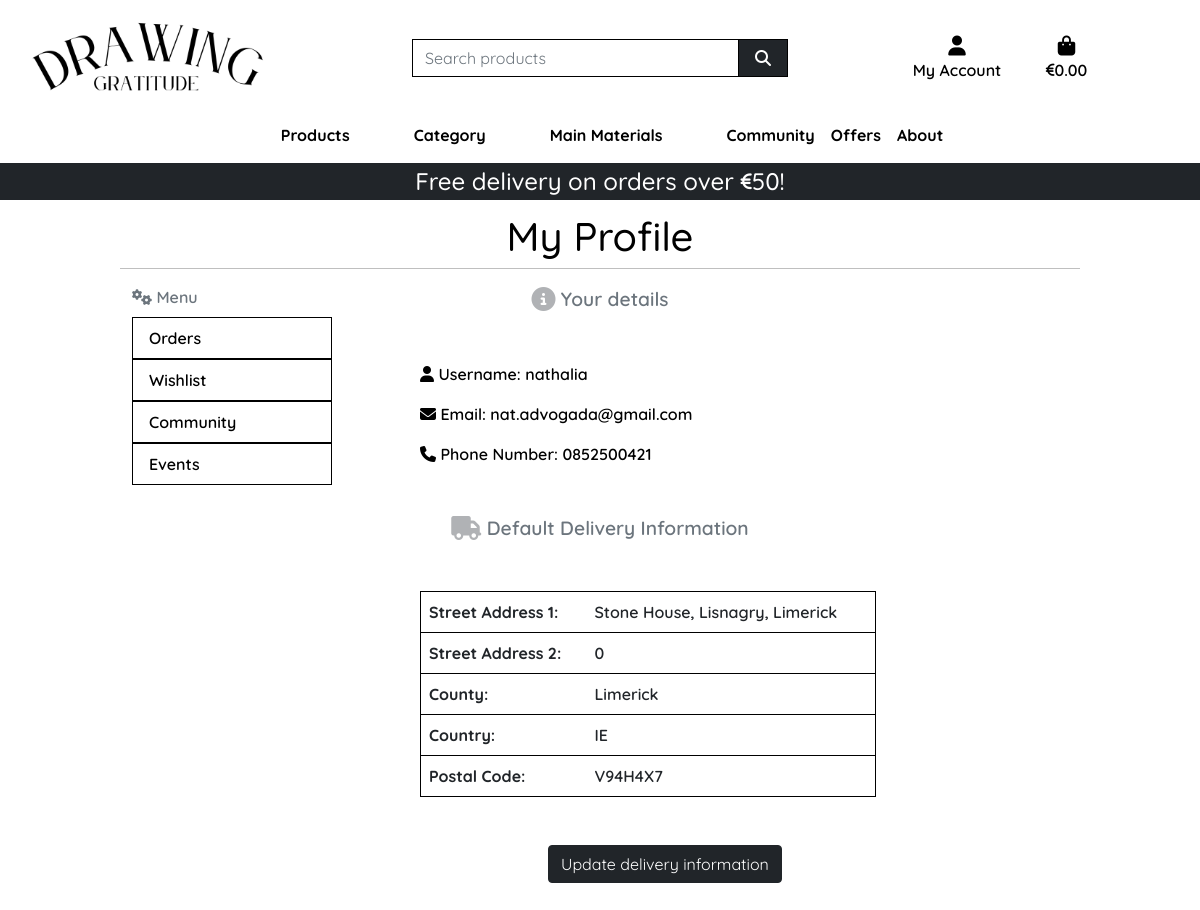
/profile/ (signed in), run on the app's committed database.
### profiles/models.py (models this page shows, shortened)
class UserProfile(models.Model):
    user = models.OneToOneField(User, on_delete=models.CASCADE)
    default_phone_number = models.CharField(max_length=20, null=True, blank=True)
    default_street_address1 = models.CharField(max_length=80, null=True, blank=True)
    default_street_address2 = models.CharField(max_length=80, null=True, blank=True)
    default_town_or_city = models.CharField(max_length=40, null=True, blank=True)
    default_county = models.CharField(max_length=80, null=True, blank=True)
    default_country = CountryField(blank_label='Country', null=True, blank=True)
    default_postcode = models.CharField(max_length=20, null=True, blank=True)

### profiles/views.py (the view)
# urls.py: path('profile/', include('profiles.urls')),
def profile(request):
    if request.user.is_authenticated:
        user_info = UserProfile.objects.get(user=request.user)
    template = 'profiles/profile.html'
    context = {
        'on_profile_page': True,
        'user_info': user_info,
    }
    return render(request, template, context)

### bag/contexts.py (called while the page is built, shortened)
def bag_contents(request):
    bag_items = []
    total = 0
    total_discounted_price = 0
    product_count = 0
    bag = request.session.get('bag', {})
    delivery = total * Decimal(settings.STANDARD_DELIVERY_PERCENTAGE / 100) if total < settings.FREE_DELIVERY_THRESHOLD else 0
    grand_total = total + delivery
    context = {
        'bag_items': bag_items,
        'total': total,
        'total_discounted_price': total_discounted_price,
        'product_count': product_count,
        'delivery': delivery,
        'free_delivery_delta': max(0, settings.FREE_DELIVERY_THRESHOLD - total),
        'free_delivery_threshold': settings.FREE_DELIVERY_THRESHOLD,
        'grand_total': grand_total,
    }
    return context

### profiles/templates/profiles/profile.html (shortened to what this page needs)
{% extends "base.html" %}
{% load static %}
{% load crispy_forms_tags %}
{% block extra_css %}
    <link rel="stylesheet" href="{% static 'profiles/css/profile.css' %}">
{% endblock %}
{% block page_header %}
    <div class="container header-container">
    </div>
{% endblock %}
{% block content %}
    <div class="container">
        <div class="row">
            <h1 class="text-center mt-5 mb-2">My Profile</h1>
            <hr>
        </div>
        <div class="row">
            <div class="col-3">
                {% include 'includes/profile_navbar.html' %}
            </div>
            <div class="col-6">
                <p class="text-muted default-text text-center"><i class="fa-solid fa-circle-info fa-lg" style="color: #b0b2b5;"></i> Your details</p>
                <div class="m-5">
                    <p><i class="fa-solid fa-user"></i> Username: {{ user_info.user.username }}</p>
                    <p><i class="fa-solid fa-envelope"></i> Email: {{ user_info.user.email }}</p>
                    <p><i class="fa-solid fa-phone"></i> Phone Number: {{ user_info.default_phone_number }}</p>
                </div>
                <p class="text-muted default-text text-center"><i class="fa-solid fa-truck fa-lg" style="color: #b0b2b5;"></i> Default Delivery Information</p>
                <table class="table table-hover profile-table m-5">
                    <tbody>
                    <tr>
                        <th>Street Address 1:</th>
                        <td>{{ user_info.default_street_address1 }}</td>
                    </tr>
                    <tr>
                        <th>Street Address 2:</th>
                        <td>{{ user_info.default_street_address2 }}</td>
                    </tr>
                    <tr>
                        <th>County:</th>
                        <td>{{ user_info.default_county }}</td>
                    </tr>
                    <tr>
                        <th>Country:</th>
                        <td>{{ user_info.default_country }}</td>
                    </tr>
                    <tr>
                        <th>Postal Code:</th>
                        <td>{{ user_info.default_postcode }}</td>
                    </tr>
                    </tbody>
                </table>
                <a href="{% url 'update_profile' %}" class="btn btn-dark btn-profile">Update delivery information</a>
            </div>
        </div>
    </div>
{% endblock %}

### static/css/base.css (style rules this page uses)
html { height: 100%; }
body { background-color: white; font-family: "Quicksand", sans-serif; font-optical-sizing: auto; font-weight: 600; color: black; }
@media (min-width: 1200px) { .container { max-width: 80%; } }
@media (min-width: 992px) { .header-container { padding-top: 164px; } }

### profiles/static/profiles/css/profile.css (style rules this page uses)
.profile-table { border: 0.5px solid #000; border-radius: 20px; }
.default-text { font-size: larger; }
.btn-profile { margin: 0em 0em 2em 11em; }

### data on the page
UserProfile: user.username "nathalia", user.email "nat.advogada@gmail.com", default_phone_number "0852500421", default_street_address1 "Stone House, Lisnagry, Limerick", default_street_address2 "0", default_county "Limerick", default_country "IE", default_postcode "V94H4X7"

### other printed values
{{ free_delivery_threshold }} "50"
